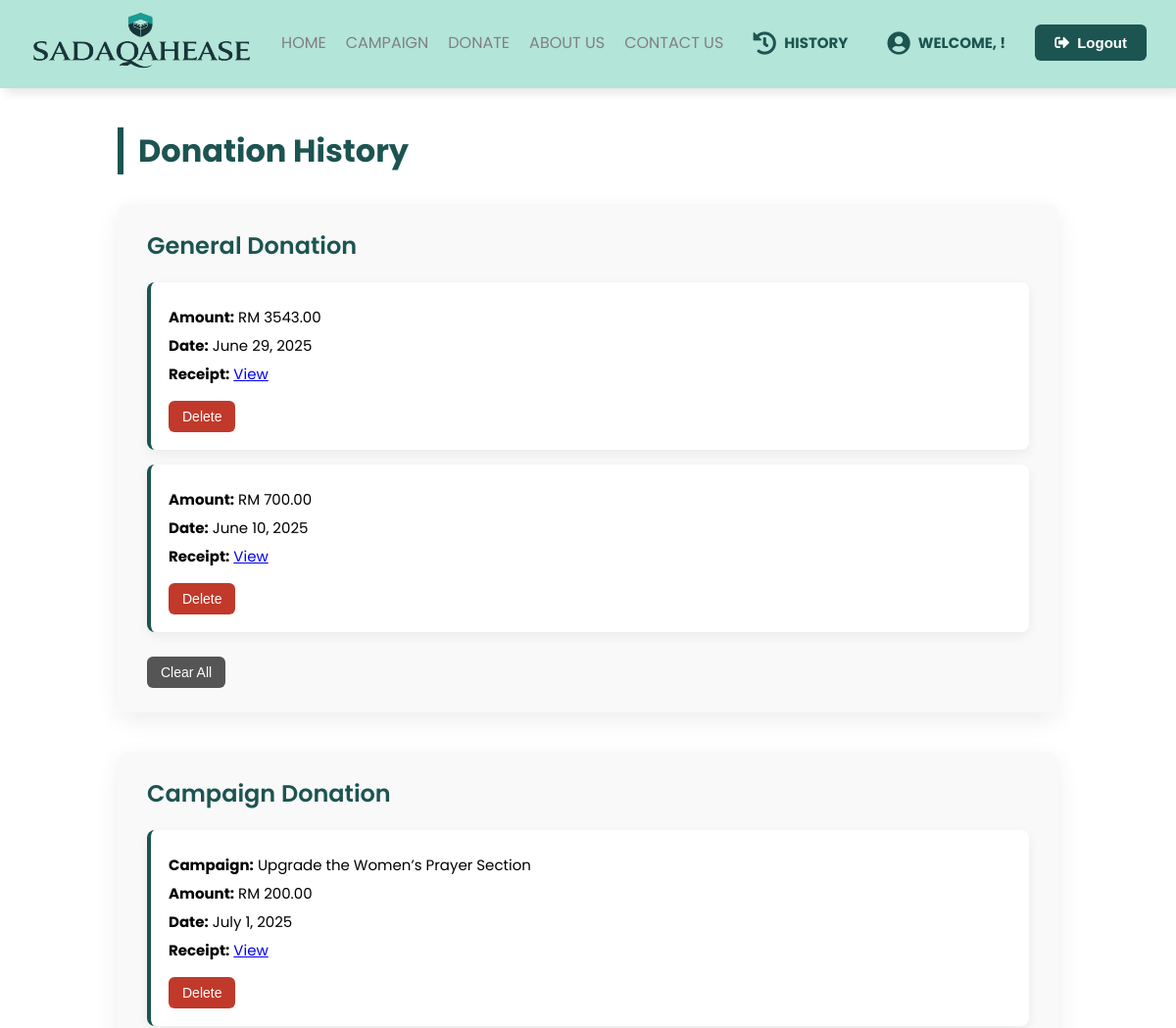
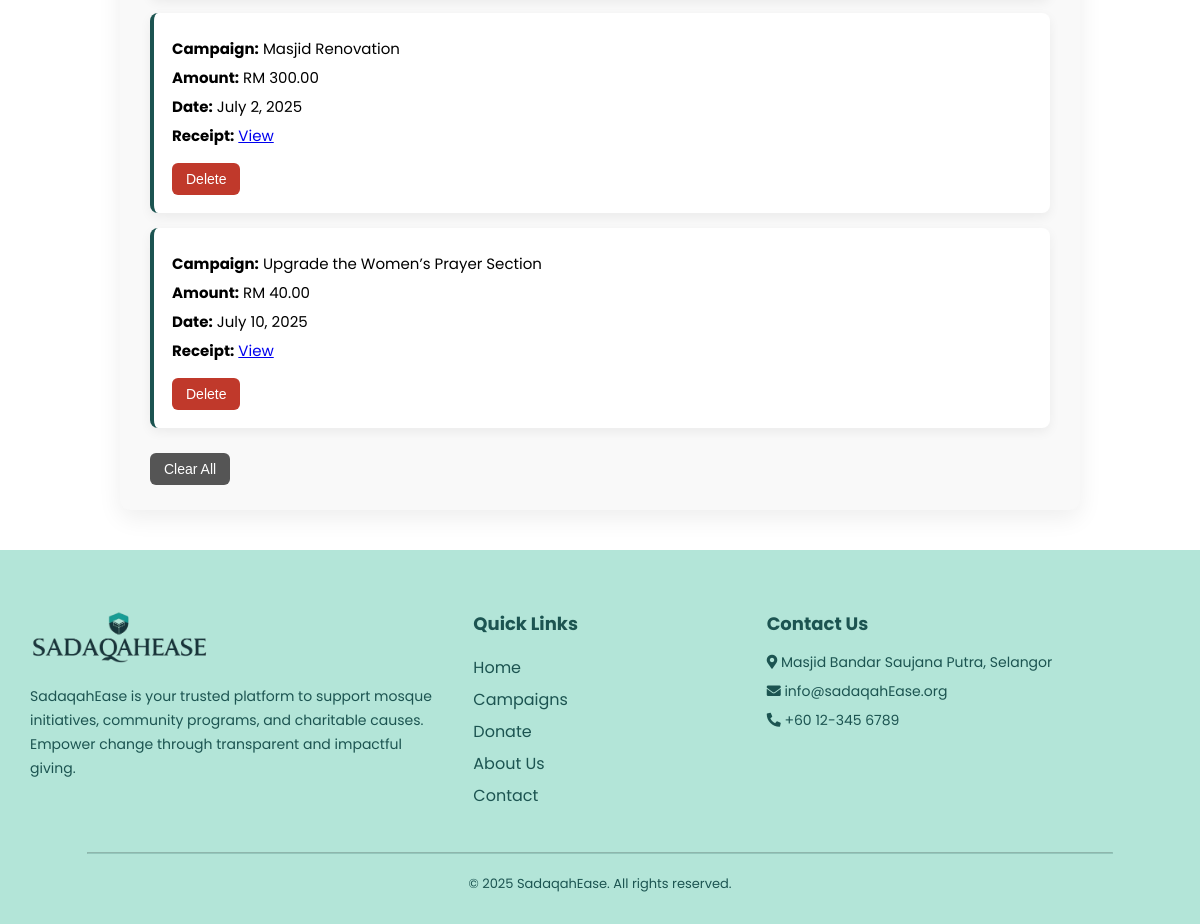
Screenshot of /donor/history/ (signed in) with the database file from the repository (2 pictures, top to bottom).
### SadaqahEase/models.py (models this page shows, shortened)
class Donation(models.Model):
    DONATION_TYPE_CHOICES = [
        ('General', 'General Donation'),
        ('Campaign', 'Campaign Donation'),
    ]
    donationid = models.CharField(max_length=10, primary_key=True, editable=False)
    donorid = models.ForeignKey('Donor', on_delete=models.SET_NULL, null=True, blank=True)
    campaignid = models.ForeignKey('Campaign', on_delete=models.SET_NULL, null=True, blank=True)
    amount = models.DecimalField(max_digits=10, decimal_places=2)
    date_donated = models.DateField()
    receipt = models.ImageField(upload_to='donation_receipts/', null=True, blank=True)
    donation_type = models.CharField(max_length=10, choices=DONATION_TYPE_CHOICES, default='General')
    hidden_from_donor = models.BooleanField(default=False)

class Campaign(models.Model):
    campaignid = models.CharField(max_length=6, primary_key=True)
    title = models.CharField(max_length=50)
    description = models.TextField(max_length=2000)
    goal_amount = models.DecimalField(max_digits=10, decimal_places=2)
    current_amount = models.DecimalField(max_digits=10, decimal_places=2, default=0)
    start_date = models.DateField()
    end_date = models.DateField()
    campaignimage = models.ImageField(upload_to='campaign_images/', null=True, blank=True)
    STATUS_CHOICES = [
        ('Pending', 'Pending'),
        ('Approved', 'Approved'),
        ('Rejected', 'Rejected'),
    ]
    status = models.CharField(max_length=10, choices=STATUS_CHOICES, default='Pending')

### SadaqahEase/views.py (the view)
# urls.py: path('donor/history/', views.donor_history, name='donor_history'),
def donor_history(request):
    donor_id = request.session.get('donor_id')
    if not donor_id:
        messages.error(request, "Please log in to view your donation history.")
        return redirect('donor_login')
    donor = Donor.objects.filter(donorid=donor_id).first()
    general_donations = Donation.objects.filter(
        donorid=donor, donation_type='General', hidden_from_donor=False
    )
    campaign_donations = Donation.objects.filter(
        donorid=donor, donation_type='Campaign', hidden_from_donor=False
    )
    return render(request, 'history.html', {
        'donor': donor,
        'general_donations': general_donations,
        'campaign_donations': campaign_donations,
    })

### SadaqahEase/templates/history.html (shortened to what this page needs)
<!DOCTYPE html>
<html lang="en">
<head>
  <link rel="stylesheet" href="https://cdnjs.cloudflare.com/ajax/libs/font-awesome/5.14.0/css/all.min.css" />
  <link rel="stylesheet" href="https://stackpath.bootstrapcdn.com/font-awesome/4.7.0/css/font-awesome.min.css" />
</head>
<body>
  {% load static %}
  <header>
    <div class="content flex_space">
      <div class="logo">
        <img src="{% static 'Sadaqahlogo.png' %}" alt="SadaqahEase Logo" />
      </div>
      <div class="navbar">
        <ul id="menulist">
          <li><a href="{% url 'donor_mainpage' %}">Home</a></li>
          <li><a href="{% url 'donor_campaigns' %}">Campaign</a></li>
          <li><a href="{% url 'donate_page' %}">Donate</a></li>
          <li><a href="{% url 'donor_mainpage' %}#about-section">About Us</a></li>
          <li><a href="{% url 'donor_mainpage' %}#contact-section">Contact Us</a></li>
          <li>
            <a href="" class="welcome-link">
              <div class="welcome-message">
                <i class="fas fa-history"></i>
                History
              </div>
            </a>
          </li>
          <li>
            <a href="{% url 'donorprofile' %}" class="welcome-link">
              <div class="welcome-message">
                <i class="fas fa-user-circle"></i>
                Welcome, {{ donor.fullname }}!
              </div>
            </a>
          </li>
          <li>
            <form method="post" action="{% url 'logout' %}">
              <button type="submit" class="primary_btn">
                <i class="fas fa-sign-out-alt"></i> Logout
              </button>
            </form>
          </li>
        </ul>
      </div>
    </div>
  </header>
<div class="history-outer-container">
    <h1 class="main-history-title">Donation History</h1>
    <div class="history-wrapper">
      <div class="donation-block">
        <h2 class="donation-title">General Donation</h2>
        {% if general_donations %}
          <ul class="donation-list">
            {% for donation in general_donations %}
              <li class="donation-card">
                <p><strong>Amount:</strong> RM {{ donation.amount }}</p>
                <p><strong>Date:</strong> {{ donation.date_donated }}</p>
                {% if donation.receipt %}
                  <p><strong>Receipt:</strong> <a href="{{ donation.receipt.url }}" target="_blank">View</a></p>
                {% endif %}
                <form method="POST" action="{% url 'delete_donation' donation.donationid %}">
                  <button type="submit" class="delete-btn" onclick="return confirm('Are you sure you want to delete this history?');">Delete</button>
                </form>
              </li>
            {% endfor %}
          </ul>
          <form method="POST" action="{% url 'clear_donation_history' %}">
            <button type="submit" class="clear-btn" onclick="return confirm('Are you sure you want to clear the history');">Clear All</button>
          </form>
        {% else %}
          <p class="no-donations">No general donations found.</p>
        {% endif %}
      </div>
      <div class="donation-block">
        <h2 class="donation-title">Campaign Donation</h2>
        {% if campaign_donations %}
          <ul class="donation-list">
            {% for donation in campaign_donations %}
              <li class="donation-card">
                <p><strong>Campaign:</strong> {{ donation.campaignid.title }}</p>
                <p><strong>Amount:</strong> RM {{ donation.amount }}</p>
                <p><strong>Date:</strong> {{ donation.date_donated }}</p>
                {% if donation.receipt %}
                  <p><strong>Receipt:</strong> <a href="{{ donation.receipt.url }}" target="_blank">View</a></p>
                {% endif %}
                <form method="POST" action="{% url 'delete_donation' donation.donationid %}">
                  <button type="submit" class="delete-btn" onclick="return confirm('Are you sure you want to delete this history?');">Delete</button>
                </form>
              </li>
            {% endfor %}
          </ul>
          <form method="POST" action="{% url 'clear_donation_history' %}">
            <button type="submit" class="clear-btn" onclick="return confirm('Are you sure you want to clear the history');">Clear All</button>
          </form>
        {% else %}
          <p class="no-donations">No campaign donations found.</p>
        {% endif %}
      </div>
    </div>
  </div>
<footer  id="contact-section" style="background: rgb(179, 229, 216); color: #1c5451; padding: 60px 30px 30px;">
  <div style="display: flex; flex-wrap: wrap; justify-content: space-between; align-items: flex-start; gap: 40px; max-width: 1200px; margin: auto;">
    <div style="flex: 1 1 300px;">
      <img src="{% static 'Sadaqahlogo.png' %}" alt="SadaqahEase Logo" style="width: 180px; margin-bottom: 15px;">
      <p style="line-height: 1.7; font-size: 14px; color: #1c5451;">
        SadaqahEase is your trusted platform to support mosque initiatives, community programs, and charitable causes.
        Empower change through transparent and impactful giving.
      </p>
    </div>
    <div style="flex: 1 1 150px;">
      <h3 style="margin-bottom: 15px; font-size: 18px; color: #1c5451;">Quick Links</h3>
      <ul style="list-style: none; padding: 0; line-height: 2;">
        <li><a href="{% url 'donor_mainpage' %}" style="color: #1c5451; text-decoration: none;">Home</a></li>
        <li><a href="{% url 'donor_campaigns' %}" style="color: #1c5451; text-decoration: none;">Campaigns</a></li>
        <li><a href="{% url 'donate_page' %}" style="color: #1c5451; text-decoration: none;">Donate</a></li>
        <li><a href="{% url 'donor_mainpage' %}#about-section" style="color: #1c5451; text-decoration: none;">About Us</a></li>
        <li><a href="{% url 'donor_mainpage' %}#contact-section" style="color: #1c5451; text-decoration: none;">Contact</a></li>
      </ul>
    </div>
    <div style="flex: 1 1 300px;">
      <h3 style="margin-bottom: 15px; font-size: 18px; color: #1c5451;">Contact Us</h3>
      <p style="font-size: 14px; margin-bottom: 8px;"><i class="fas fa-map-marker-alt"></i> Masjid Bandar Saujana Putra, Selangor</p>
      <p style="font-size: 14px; margin-bottom: 8px;"><i class="fas fa-envelope"></i> info@sadaqahEase.org</p>
      <p style="font-size: 14px;"><i class="fas fa-phone-alt"></i> +60 12-345 6789</p>
    </div>
  </div>
  <hr style="margin: 40px auto 20px; border-color: rgba(28, 84, 81, 0.2); width: 90%;">
  <p style="text-align: center; font-size: 13px; color: #1c5451;">&copy; 2025 SadaqahEase. All rights reserved.</p>
</footer>
</body>
</html>

### SadaqahEase/templates/history.html (style rules this page uses)
* { padding: 0; margin: 0; box-sizing: border-box; }
body { font-family: "Poppins", sans-serif; background-color: #fff; }
header a { text-decoration: none; }
li { list-style: none; }
.flex_space { display: flex; justify-content: space-between; align-items: center; }
button { border: none; background: none; outline: none; transition: 0.5s; cursor: pointer; }
.primary_btn { padding: 10px 20px; background: #1c5451; font-weight: bold; color: white; border-radius: 6px; display: flex; align-items: center; justify-content: center; font-size: 15px; gap: 8px; }
.primary_btn i { color: white; }
.welcome-link { text-decoration: none; }
.welcome-message { display: flex; align-items: center; gap: 8px; color: #1c5451; font-weight: bold; font-size: 15px; padding: 10px; transition: all 0.3s ease; }
.welcome-message i { font-size: 24px; transition: transform 0.3s ease, color 0.3s ease; }
header { height: 90px; padding: 0 20px; position: sticky; top: 0; z-index: 1000; background: rgb(179, 229, 216); box-shadow: 5px 5px 10px rgba(0, 0, 0, 0.1); }
header img { padding: 10px ; width: 250px; height: 80px; }
header ul { display: flex; align-items: center; }
header ul li { margin: 0 10px; text-transform: uppercase; }
header ul li a { color: grey; transition: 0.3s ease; }
.history-outer-container { max-width: 1000px; margin: 40px auto; padding: 0 20px; }
.main-history-title { font-size: 32px; font-weight: 700; color: #1c5451; text-align: left; margin-bottom: 30px; border-left: 6px solid #1c5451; padding-left: 15px; }
.history-wrapper { display: flex; flex-direction: column; gap: 40px; }
.donation-block { background-color: #f9f9f9; padding: 25px 30px; border-radius: 10px; box-shadow: 0 8px 24px rgba(0, 0, 0, 0.07); }
.donation-title { font-size: 24px; font-weight: 600; color: #1c5451; margin-bottom: 20px; text-align: left; }
.donation-list { list-style: none; padding: 0; margin: 0; }
.donation-card { background: #fff; padding: 18px; border-radius: 8px; margin-bottom: 15px; box-shadow: 0 4px 12px rgba(0, 0, 0, 0.06); border-left: 4px solid #1c5451; }
.donation-card p { margin: 6px 0; font-size: 15px; }
.delete-btn, .clear-btn { background: #c0392b; color: #fff; border: none; padding: 8px 14px; font-size: 14px; border-radius: 6px; cursor: pointer; margin-top: 10px; transition: background-color 0.3s ease; }
.clear-btn { background: #555; }
html { scroll-behavior: smooth; }

### rows the page displays
Donation: amount "3543.00", date_donated "June 29, 2025"
Donation: amount "700.00", date_donated "June 10, 2025"
Donation: campaignid "Upgrade the Women’s Prayer Section", amount "200.00", date_donated "July 1, 2025"
Donation: campaignid "Masjid Renovation", amount "300.00", date_donated "July 2, 2025"
Donation: campaignid "Upgrade the Women’s Prayer Section", amount "40.00", date_donated "July 10, 2025"
